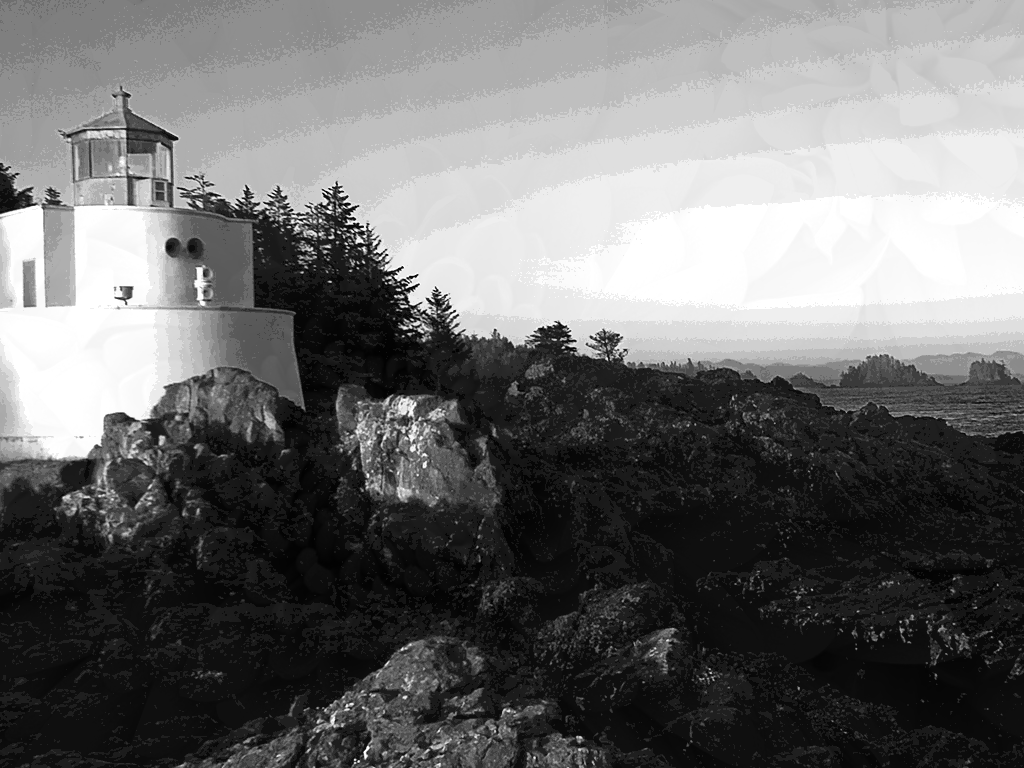
%> input picture P.I. Curso Youtube/PODI_YouTube/imgesteganografia.png, 1024 x 768 px
$ octave planoRGB.m   (GNU Octave 9; MATLAB toolbox functions it lacks are replaced by stand-ins)
%> lines starting %> are read from the running program, lines starting %| are printed output that depends on the picture; in (x1, y1, x2, y2) boxes, pixels count from 0 and x2, y2 are one past the last pixel; in counts of white or black regions, pixels touching at a corner belong together; the program's own positions count from 1
clear all; clc; close all;
%% Carga de Imagen
a=imread('imgesteganografia.png');
%> a is the input picture: size 768x1024 uint8; min 1, max 255, mean 109.2
%% Planos RGB
ar=a(:,:,1);
% ag=a(:,:,2);
% ab=a(:,:,3);
%% Se muestran los planos por separado
figure(1), subplot(2,3,2), imshow(a), title('Imagen Original')
figure(1), subplot(2,3,4), imshow(ar), title('Plano Rojo')
% figure(1), subplot(2,3,5), imshow(ag), title('Plano Verde')
% figure(1), subplot(2,3,6), imshow(ab), title('Plano Azul')

%% Descomposici髇 en plano de bits,
arb7=bitand(ar,128)*2;
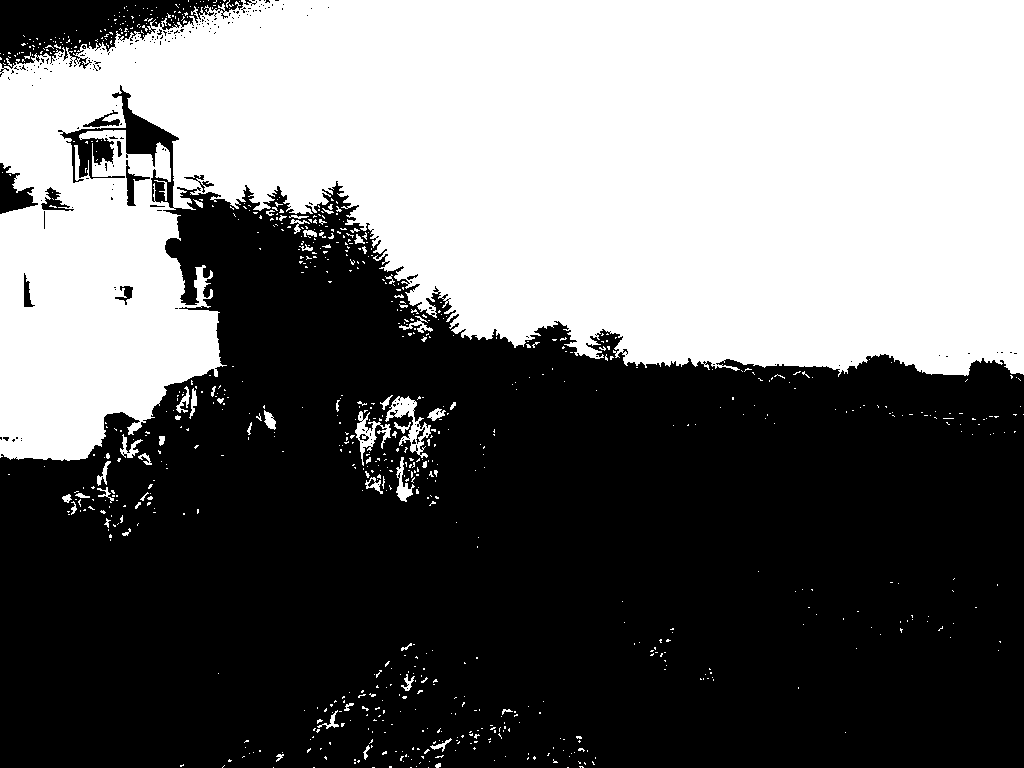
%> arb7: size 768x1024 uint8; 43.3% white; 846 white regions (787 under 20 px), largest, box (x1, y1, x2, y2) and area: (0, 0, 1024, 461) 331960, (385, 396, 431, 458) 886, (355, 411, 391, 466) 609
arb6=bitand(ar,64)*4;
%> arb6: size 768x1024 uint8; 35.1% white; 1658 white regions (1536 under 20 px), largest, box (x1, y1, x2, y2) and area: (242, 33, 1024, 361) 167864, (0, 152, 305, 543) 58240, (0, 0, 243, 77) 8847
arb5=bitand(ar,32)*8;
%> arb5: size 768x1024 uint8; 36.5% white; 4146 white regions (3923 under 20 px), largest, box (x1, y1, x2, y2) and area: (0, 0, 1024, 553) 119828, (342, 128, 1024, 391) 98974, (0, 0, 243, 77) 8847
arb4=bitand(ar,16)*16;
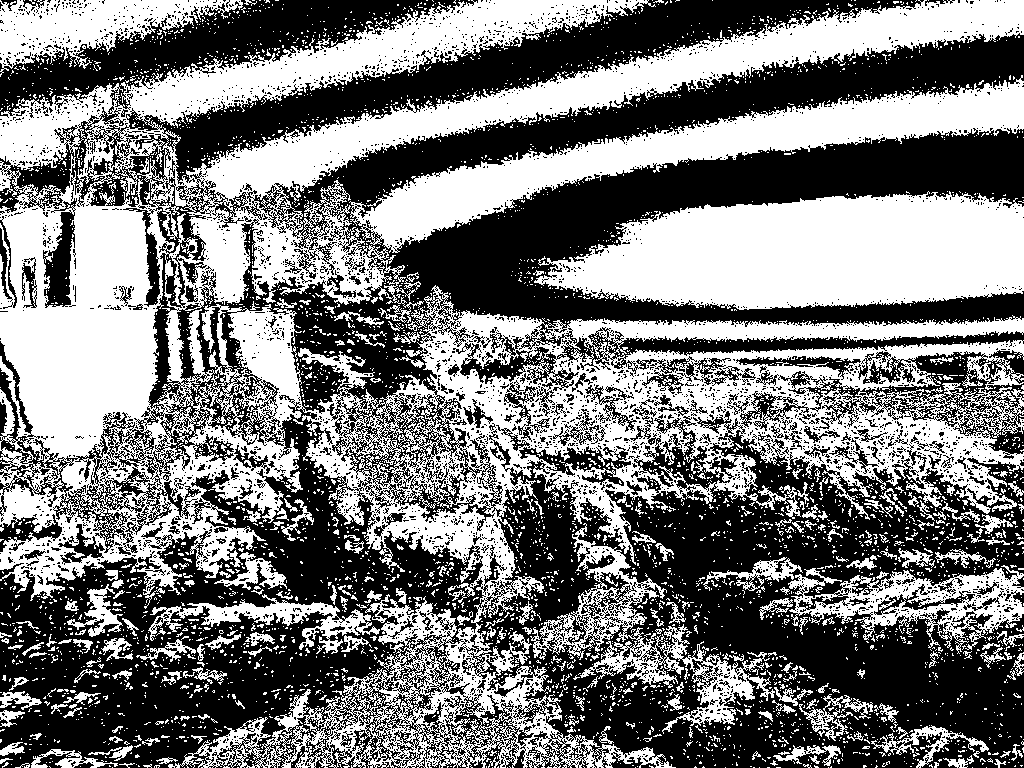
%> arb4: size 768x1024 uint8; 47.5% white; 4550 white regions (4278 under 20 px), largest, box (x1, y1, x2, y2) and area: (0, 0, 1024, 768) 237544, (534, 191, 1024, 310) 42911, (349, 75, 1024, 253) 27810
arb3=bitand(ar,8)*32;
%> arb3: size 768x1024 uint8; 91.8% white; 240 black regions (147 under 20 px), largest, box (x1, y1, x2, y2) and area: (193, 281, 563, 620) 31006, (355, 450, 558, 646) 9882, (905, 568, 1024, 634) 3937
arb2=bitand(ar,4)*64;
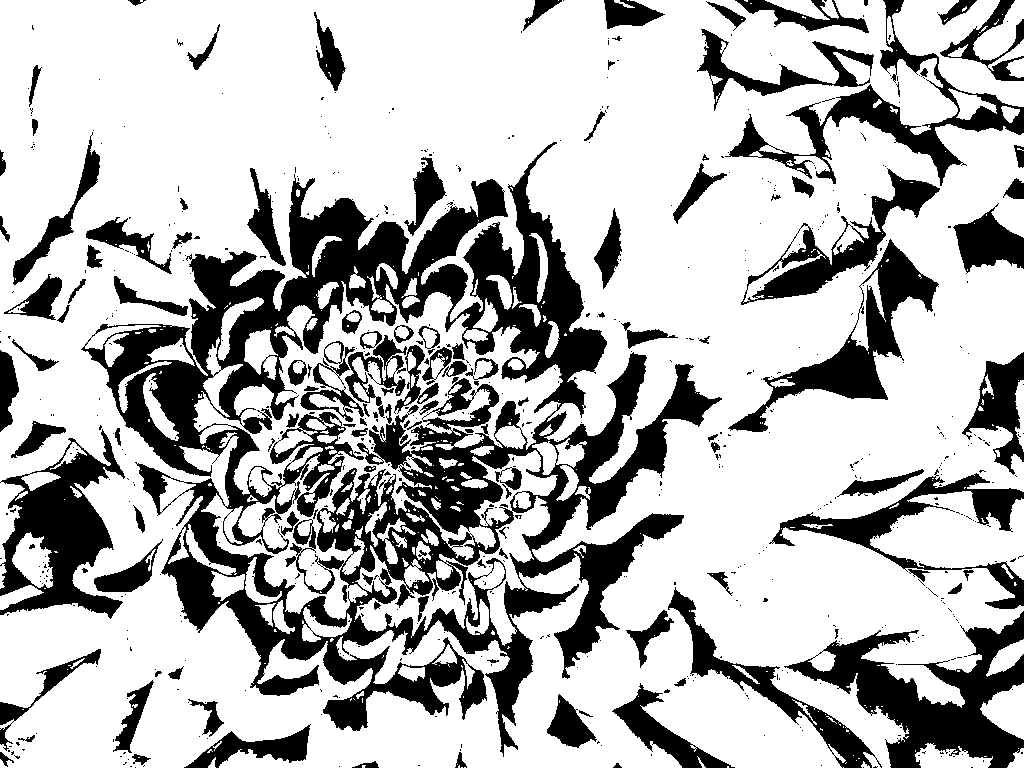
%> arb2: size 768x1024 uint8; 71.8% white; 673 black regions (546 under 20 px), largest, box (x1, y1, x2, y2) and area: (81, 142, 722, 757) 111705, (784, 611, 1024, 768) 14099, (0, 429, 125, 619) 10531
arb1=bitand(ar,2)*128;
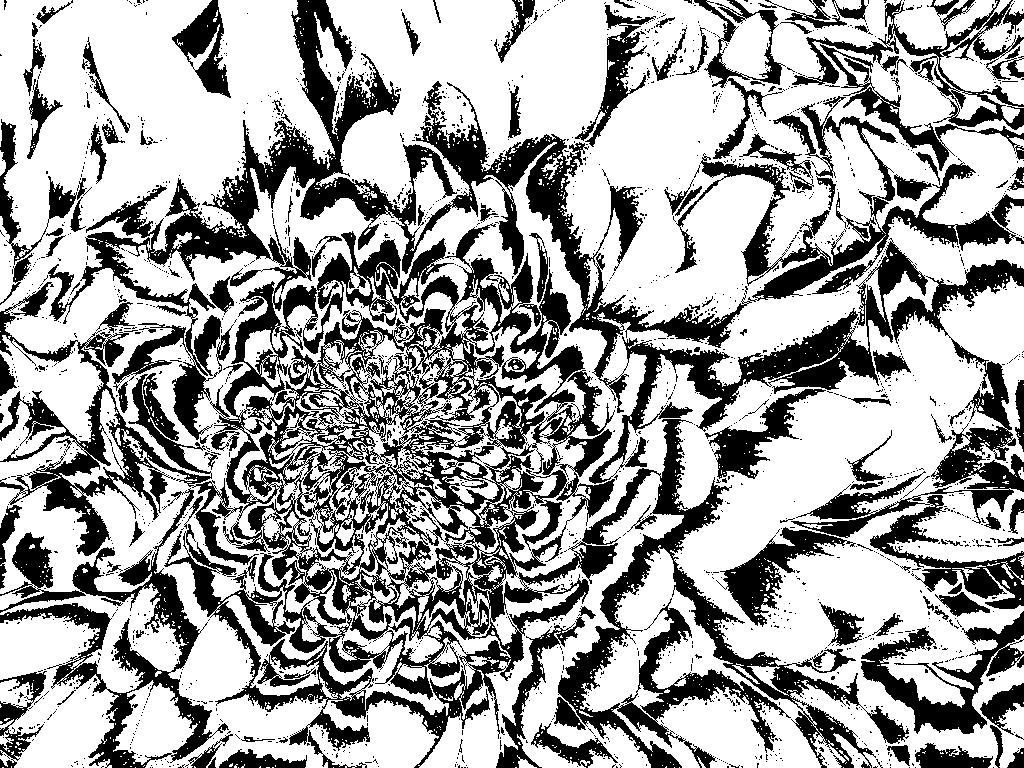
%> arb1: size 768x1024 uint8; 64.6% white; 2062 black regions (1926 under 20 px), largest, box (x1, y1, x2, y2) and area: (0, 0, 1024, 768) 183853, (791, 259, 1024, 609) 15332, (0, 488, 229, 768) 12793
arb0=bitand(ar,1)*256;
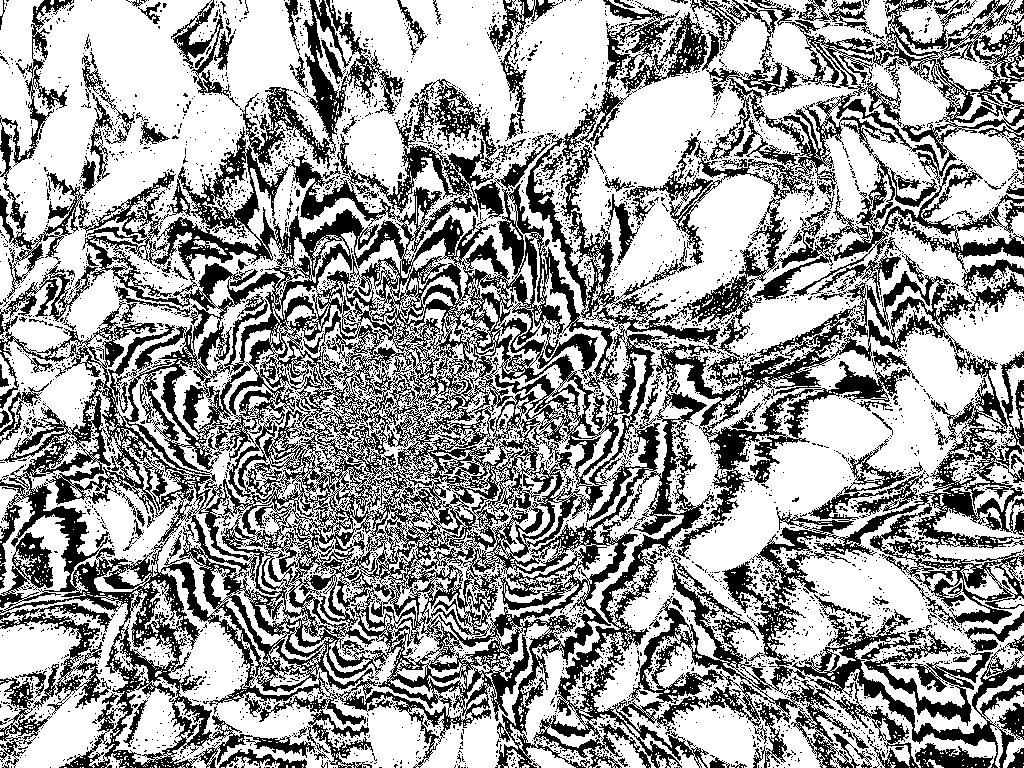
%> arb0: size 768x1024 uint8; 62.3% white; 3895 black regions (3744 under 20 px), largest, box (x1, y1, x2, y2) and area: (0, 0, 1024, 768) 256405, (562, 0, 709, 165) 4779, (0, 603, 112, 715) 2934

figure(2), subplot(3,3,1), imshow(ar), title('Plano Rojo')
figure(2), subplot(3,3,2), imshow(arb7), title('Bit 7')
figure(2), subplot(3,3,3), imshow(arb6), title('Bit 6')
figure(2), subplot(3,3,4), imshow(arb5), title('Bit 5')
figure(2), subplot(3,3,5), imshow(arb4), title('Bit 4')
figure(2), subplot(3,3,6), imshow(arb3), title('Bit 3')
figure(2), subplot(3,3,7), imshow(arb2), title('Bit 2')
figure(2), subplot(3,3,8), imshow(arb1), title('Bit 1')
figure(2), subplot(3,3,9), imshow(arb0), title('Bit 0')

%% Planos sin compenssacion
arb7=bitand(ar,128);
arb6=bitand(ar,64);
arb5=bitand(ar,32);
arb4=bitand(ar,16);
arb3=bitand(ar,8);
arb2=bitand(ar,4);
arb1=bitand(ar,2);
arb0=bitand(ar,1);

%% Nuevo Plano, acumulando los bit que nos dan mayor informaci髇.
%arnuevo=arb7+arb6+arb5+arb4+arb3+arb2+arb1+arb0;
arnuevo=arb7+arb6+arb5+arb4+arb3;

figure(3), subplot(2,1,1), imshow(arnuevo), title('ArNew')
figure(3), subplot(2,1,2), imshow(ar), title('Ar')

$ run again, with P.I. Curso Youtube/PODI_YouTube/Desert.png copied over P.I. Curso Youtube/PODI_YouTube/imgesteganografia.png
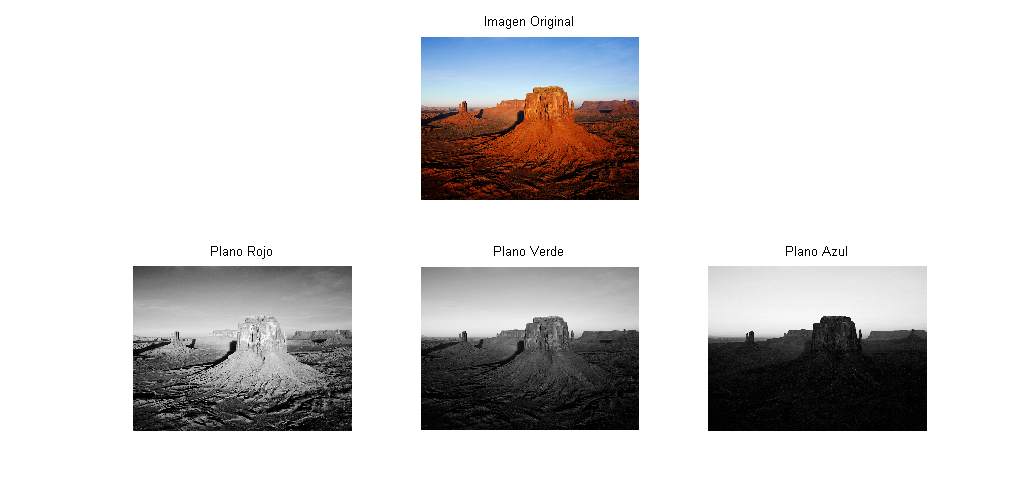
%> input picture P.I. Curso Youtube/PODI_YouTube/Desert.png, 1024 x 484 px
%> a is the input picture: size 484x1024x3 uint8; mean R, G, B 212.6, 211.1, 211.2
%> `arb7=bitand(ar,128)*2;`:
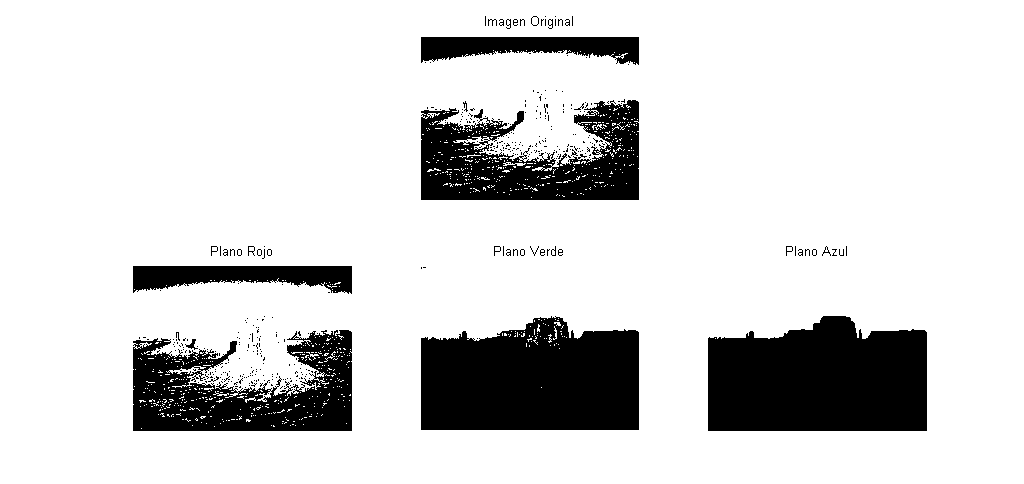
%> arb7: size 484x1024 uint8; 83.8% white; 393 black regions (375 under 20 px), largest, box (x1, y1, x2, y2) and area: (708, 316, 927, 431) 21939, (421, 316, 639, 430) 21303, (133, 330, 352, 431) 13767
%> `arb0=bitand(ar,1)*256;`:
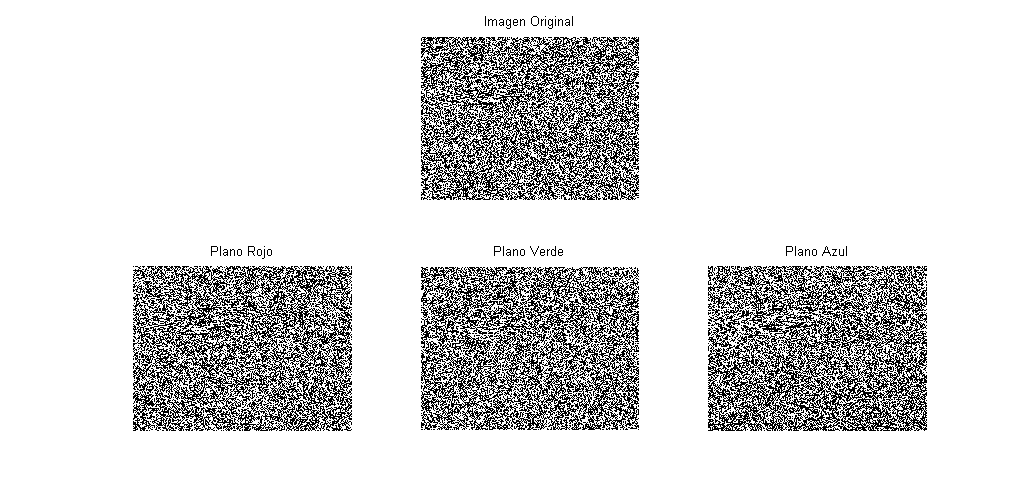
%> arb0: size 484x1024 uint8; 85.2% white; black in thin lines or dots, all inside (x1, y1, x2, y2) = (133, 16, 927, 431)
